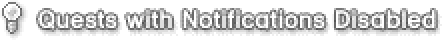
#> input picture app/src/main/assets/npctalk/UtilDlgEx_list6.png, 221 x 20 px (shown 2 times larger)
$ python -i png_import.py   (imports and definitions only)
#> lines starting #> are read from the running program, lines starting #| are printed output that depends on the picture
#!/usr/bin/env python3
"""Import a PNG into an existing Canvas node in a loose MapleStory .img."""
import argparse
import os
import sys
import zlib
from pathlib import Path

from PIL import Image

HERE = os.path.dirname(os.path.abspath(__file__))
sys.path.insert(0, HERE)
import img2wz as I
import imgcut as C
import png_export as E


def png_canvas(path):
    path = Path(path)
    if not path.is_file():
        raise E.ResourceError('PNG 文件不存在: %s' % path)
    with Image.open(path) as source:
#> source is the input picture: PIL image 221x20 RGBA; mean R, G, B, A 72, 72, 72, 102.2
        if source.format != 'PNG':
            raise E.ResourceError('输入文件不是 PNG 格式: %s' % path)
        if getattr(source, 'is_animated', False):
            raise E.ResourceError('输入文件是动态 PNG，Canvas 只支持静态图片: %s' % path)
        image = source.convert('RGBA')

    red, green, blue, alpha = image.split()
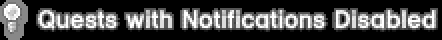
#> red: PIL image 221x20 L (shown 2 times larger); min 0, max 255, mean 72
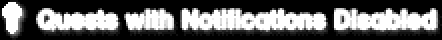
#> alpha: PIL image 221x20 L (shown 2 times larger); min 0, max 255, mean 102.2
    bgra = Image.merge('RGBA', (blue, green, red, alpha)).tobytes()
    return image.width, image.height, 2, zlib.compress(bgra, 6)


# [95 lines left out: functions parse_origin, set_origin, save_props, import_png, update_origin, main, not called in this run]


# [2 lines not run here, left out]

>>> result = png_canvas('../app/src/main/assets/npctalk/UtilDlgEx_list6.png')
